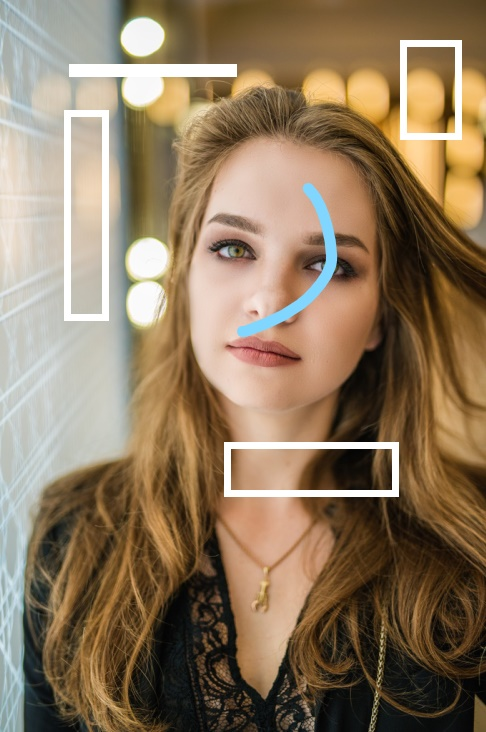
#> input picture faceai/img/inpaint.png, 486 x 732 px
$ python inpaint.py
#> lines starting #> are read from the running program, lines starting #| are printed output that depends on the picture; after the words box and inside, x2 and y2 are one past the last pixel; in counts of white or black regions, pixels touching at a corner belong together
#coding=utf-8
#图片修复

import cv2
import numpy as np

path = "img/inpaint.png"

img = cv2.imread(path)
#> img is the input picture: shape (732, 486, 3); mean B, G, R 94.5, 120.3, 141.3
hight, width, depth = img.shape[0:3]
#> hight = 732; width = 486; depth = 3

#图片二值化处理，把[240, 240, 240]~[255, 255, 255]以外的颜色变成0
thresh = cv2.inRange(img, np.array([140, 140, 140]), np.array([255, 255, 255]))
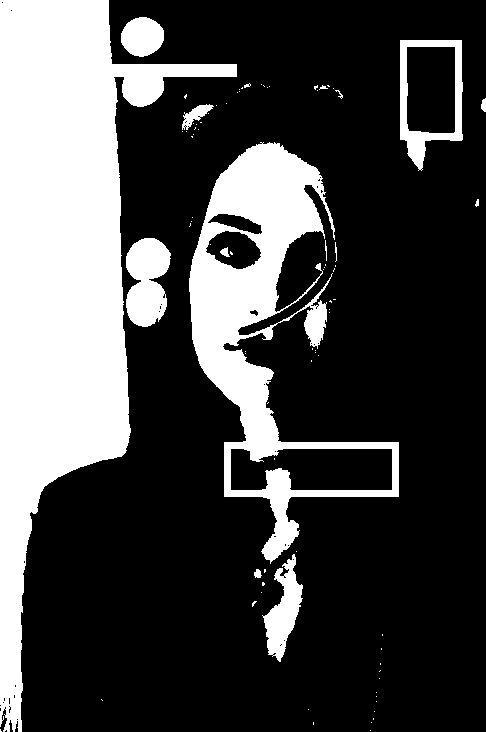
#> thresh: shape (732, 486); 28.6% white; 85 white regions (70 under 20 px), largest, box (x1, y1, x2, y2) and area: (0, 0, 237, 732) 65948, (189, 142, 399, 564) 25930, (126, 238, 171, 327) 2983

#创建形状和尺寸的结构元素
kernel = np.ones((3, 3), np.uint8)

#扩张待修复区域
hi_mask = cv2.dilate(thresh, kernel, iterations=1)
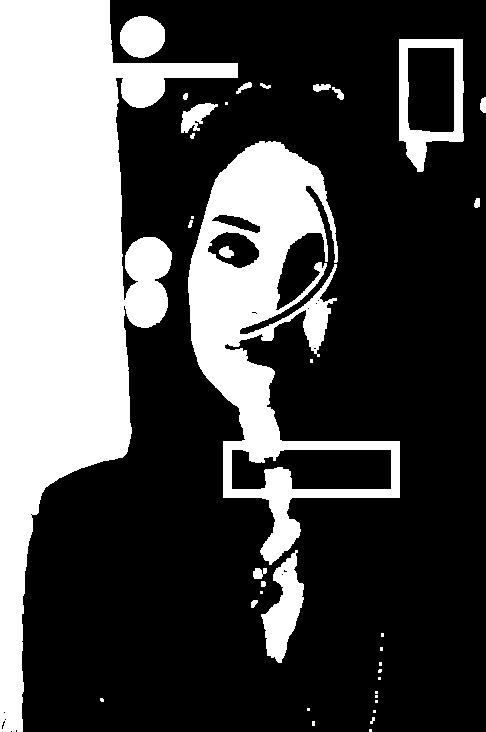
#> hi_mask: shape (732, 486); 30.7% white; 37 white regions (17 under 20 px), largest, box (x1, y1, x2, y2) and area: (0, 0, 238, 732) 70661, (188, 141, 400, 565) 29722, (399, 39, 464, 172) 3253
specular = cv2.inpaint(img, hi_mask, 5, flags=cv2.INPAINT_TELEA)
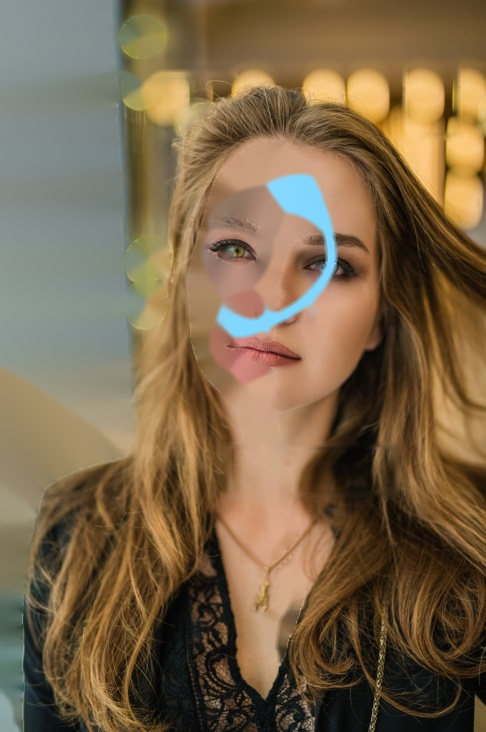
#> specular: shape (732, 486, 3); mean B, G, R 74.4, 102.5, 123.4

cv2.namedWindow("Image", 0)
cv2.resizeWindow("Image", int(width / 2), int(hight / 2))
cv2.imshow("Image", img)

cv2.namedWindow("newImage", 0)
cv2.resizeWindow("newImage", int(width / 2), int(hight / 2))
cv2.imshow("newImage", specular)
cv2.waitKey(0)
cv2.destroyAllWindows()

$ run again, with faceai/img/ag-2.png copied over faceai/img/inpaint.png
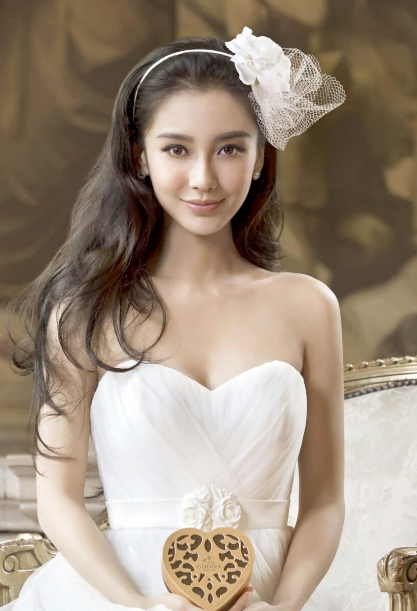
#> input picture faceai/img/ag-2.png, 417 x 611 px
#> img is the input picture: shape (611, 417, 3); mean B, G, R 125.6, 142.2, 158.2
#> `thresh = cv2.inRange(img, np.array([140, 140, 140]), np.array([255, 25..`:
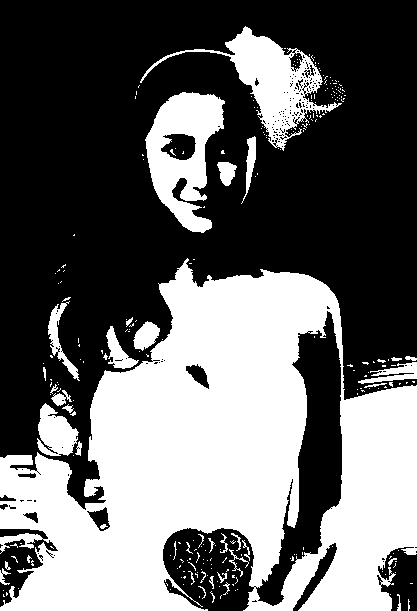
#> thresh: shape (611, 417); 40.5% white; 265 white regions (225 under 20 px), largest, box (x1, y1, x2, y2) and area: (0, 258, 417, 611) 84940, (145, 92, 225, 233) 6147, (140, 26, 342, 151) 5863
#> hi_mask: shape (611, 417); 45.2% white; 48 white regions (20 under 20 px), largest, box (x1, y1, x2, y2) and area: (0, 257, 417, 611) 95950, (137, 25, 347, 152) 8191, (144, 91, 226, 234) 7016
#> `specular = cv2.inpaint(img, hi_mask, 5, flags=cv2.INPAINT_TELEA)`:
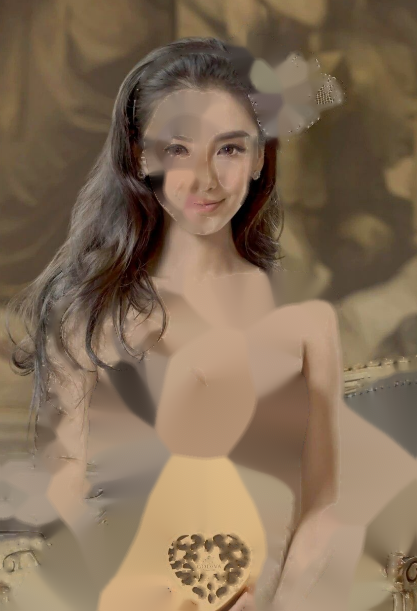
#> specular: shape (611, 417, 3); mean B, G, R 87, 110.2, 132.1

$ run again, with faceai/img/ag-3.png copied over faceai/img/inpaint.png
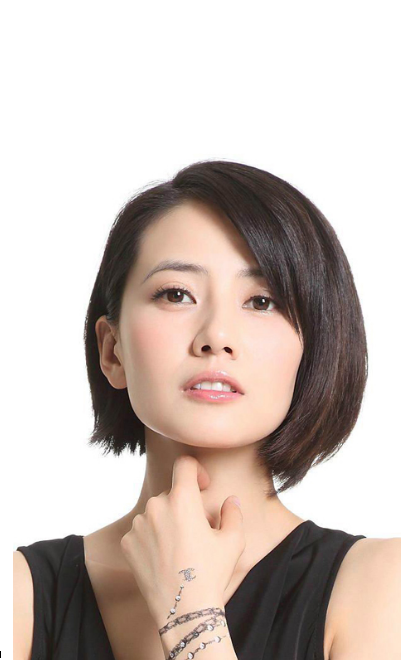
#> input picture faceai/img/ag-3.png, 401 x 660 px
#> img is the input picture: shape (660, 401, 3); mean B, G, R 184.1, 190.5, 203.1
#> `thresh = cv2.inRange(img, np.array([140, 140, 140]), np.array([255, 25..`:
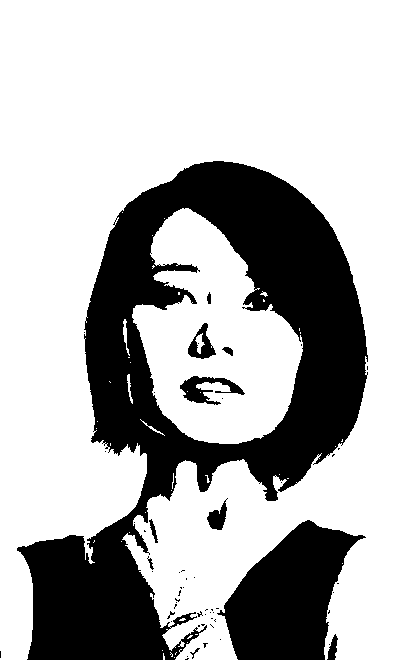
#> thresh: shape (660, 401); 70.5% white; 57 black regions (45 under 20 px), largest, box (x1, y1, x2, y2) and area: (17, 161, 368, 660) 63944, (217, 520, 366, 660) 12044, (180, 376, 245, 405) 795
#> hi_mask: shape (660, 401); 72.8% white; 22 black regions (15 under 20 px), largest, box (x1, y1, x2, y2) and area: (18, 162, 366, 660) 59263, (223, 521, 362, 660) 11532, (181, 377, 243, 402) 447
#> `specular = cv2.inpaint(img, hi_mask, 5, flags=cv2.INPAINT_TELEA)`:
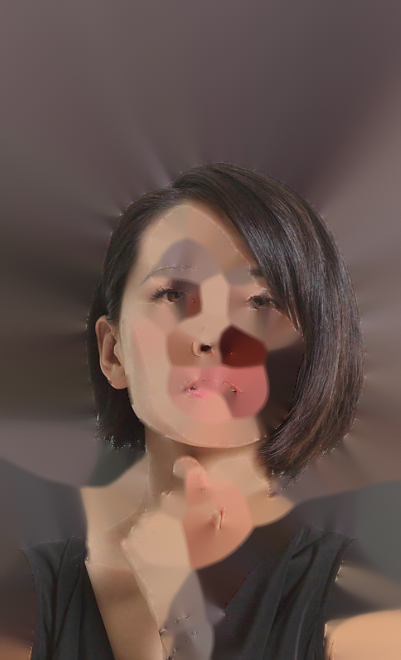
#> specular: shape (660, 401, 3); mean B, G, R 76.7, 82.6, 102.5
